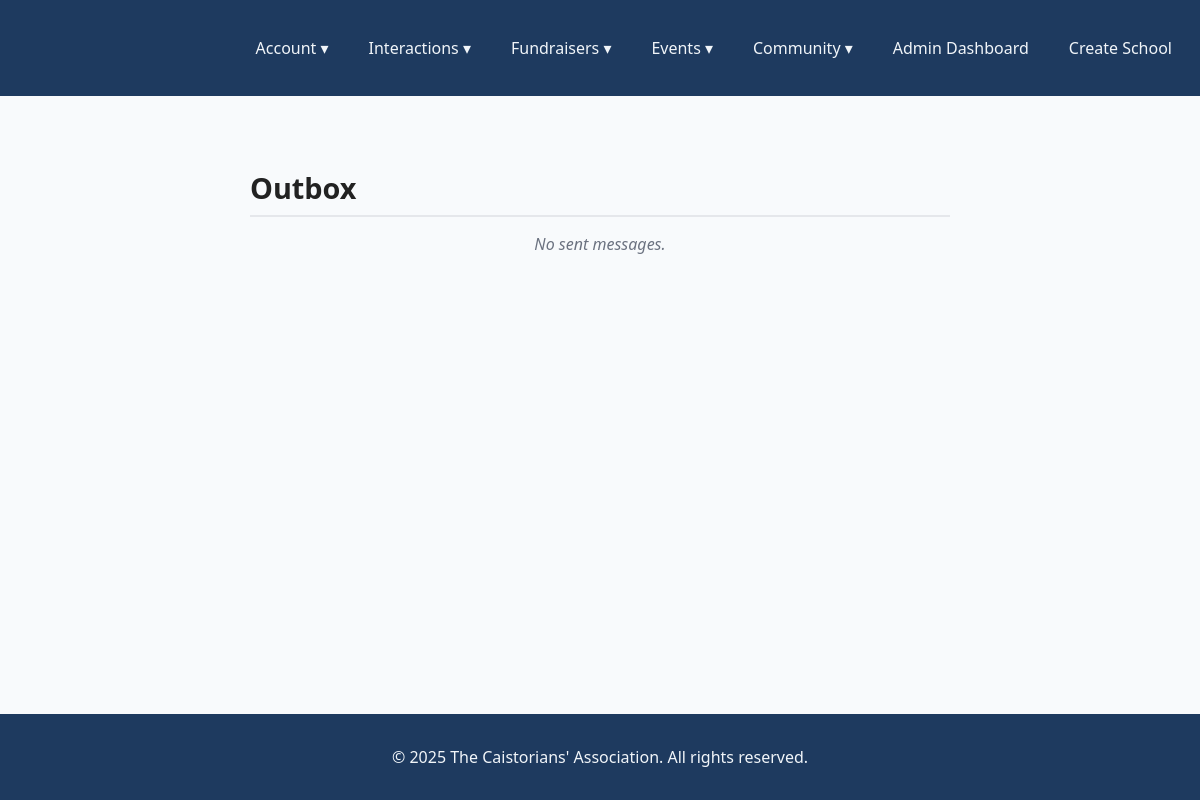
/interactions/outbox/ (signed in), run on an earlier commit of the app's database.
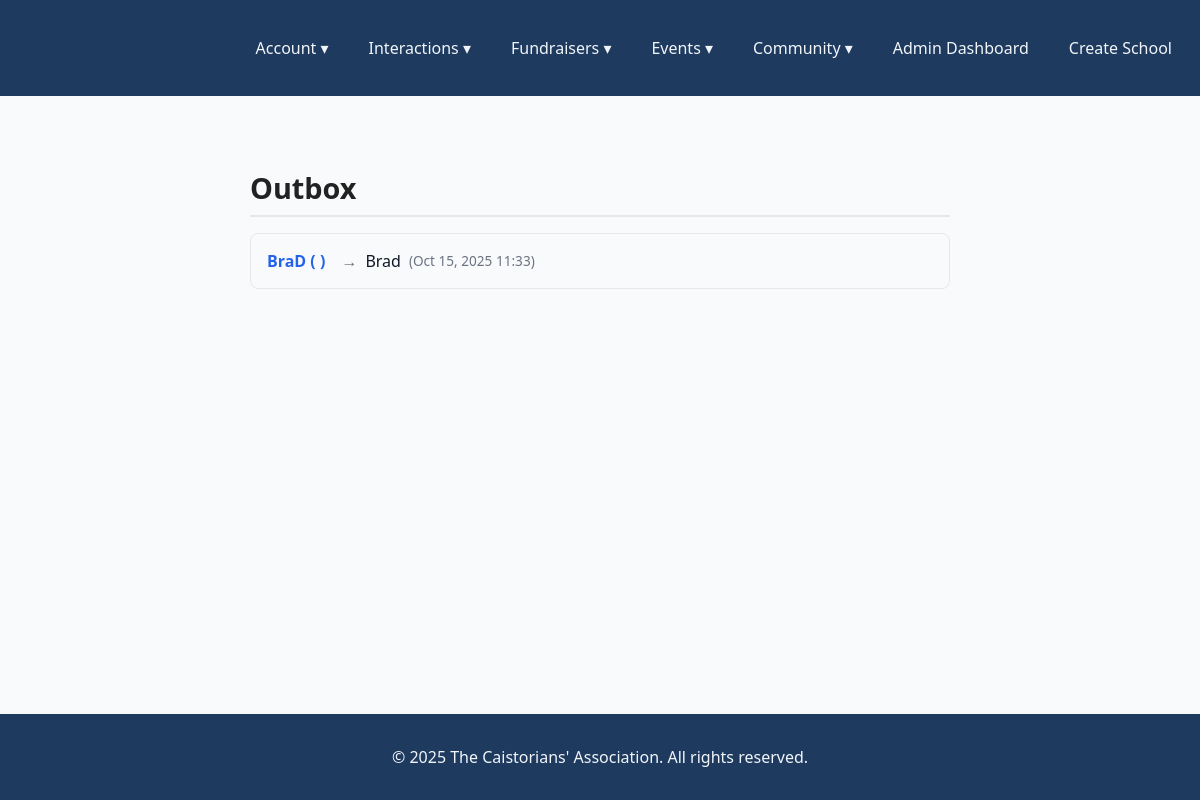
And on a later commit of the database.
### interactions/models.py (models this page shows, shortened)
class Message(models.Model):
    sender = models.ForeignKey(
        settings.AUTH_USER_MODEL,
        on_delete=models.CASCADE,
        related_name="sent_messages"
    )
    recipient = models.ForeignKey(
        settings.AUTH_USER_MODEL,
        on_delete=models.CASCADE,
        related_name="received_messages"
    )
    subject = models.CharField(max_length=200)
    body = models.TextField()
    timestamp = models.DateTimeField(auto_now_add=True)
    is_read = models.BooleanField(default=False)
    class Meta:
        ordering = ["-timestamp"]

### Accounts/models.py (models this page shows, shortened)
class User(AbstractUser):
    school = models.ForeignKey(School, on_delete=models.CASCADE, related_name="users", null=True, blank=True)
    graduation_year = models.PositiveIntegerField(null=True, blank=True)
    occupation = models.CharField(max_length=100, blank=True)
    bio = models.TextField(blank=True)
    linkedin_url = models.URLField(blank=True)
    profile_picture = models.ImageField(upload_to='profile_pics/', blank=True, null=True)
    is_staff_account = models.BooleanField(default=False)
    is_superuser_account = models.BooleanField(default=False)
    is_student_account = models.BooleanField(default=False)

### interactions/views.py (the view)
# urls.py: path("outbox/", views.outbox_view, name="outbox"),
@login_required
def outbox_view(request):
    messages = request.user.sent_messages.all()
    return render(request, "interactions/outbox.html", {"messages": messages})

### interactions/templates/interactions/outbox.html
{% extends "Main/base.html" %}
{% block content %}
<div class="outbox_container">
  <h2 class="outbox_title">Outbox</h2>
  <ul class="outbox_list">
    {% for msg in messages %}
      <li class="outbox_item">
        <a href="{% url 'interactions:detail' msg.id %}" class="outbox_subject">
          {{ msg.subject }}
        </a>
        <span class="outbox_arrow">→</span>
        <span class="outbox_recipient">{{ msg.recipient.username }}</span>
        <span class="outbox_time">({{ msg.timestamp|date:"M d, Y H:i" }})</span>
      </li>
    {% empty %}
      <li class="outbox_empty">No sent messages.</li>
    {% endfor %}
  </ul>
</div>
{% endblock %}

What changed in the data, as far as the page shows it:
added Message: subject "BraD ( )", recipient.username "Brad", timestamp "Oct 15, 2025 11:33"
Also different on the page:
text no longer shown: "No sent messages."
